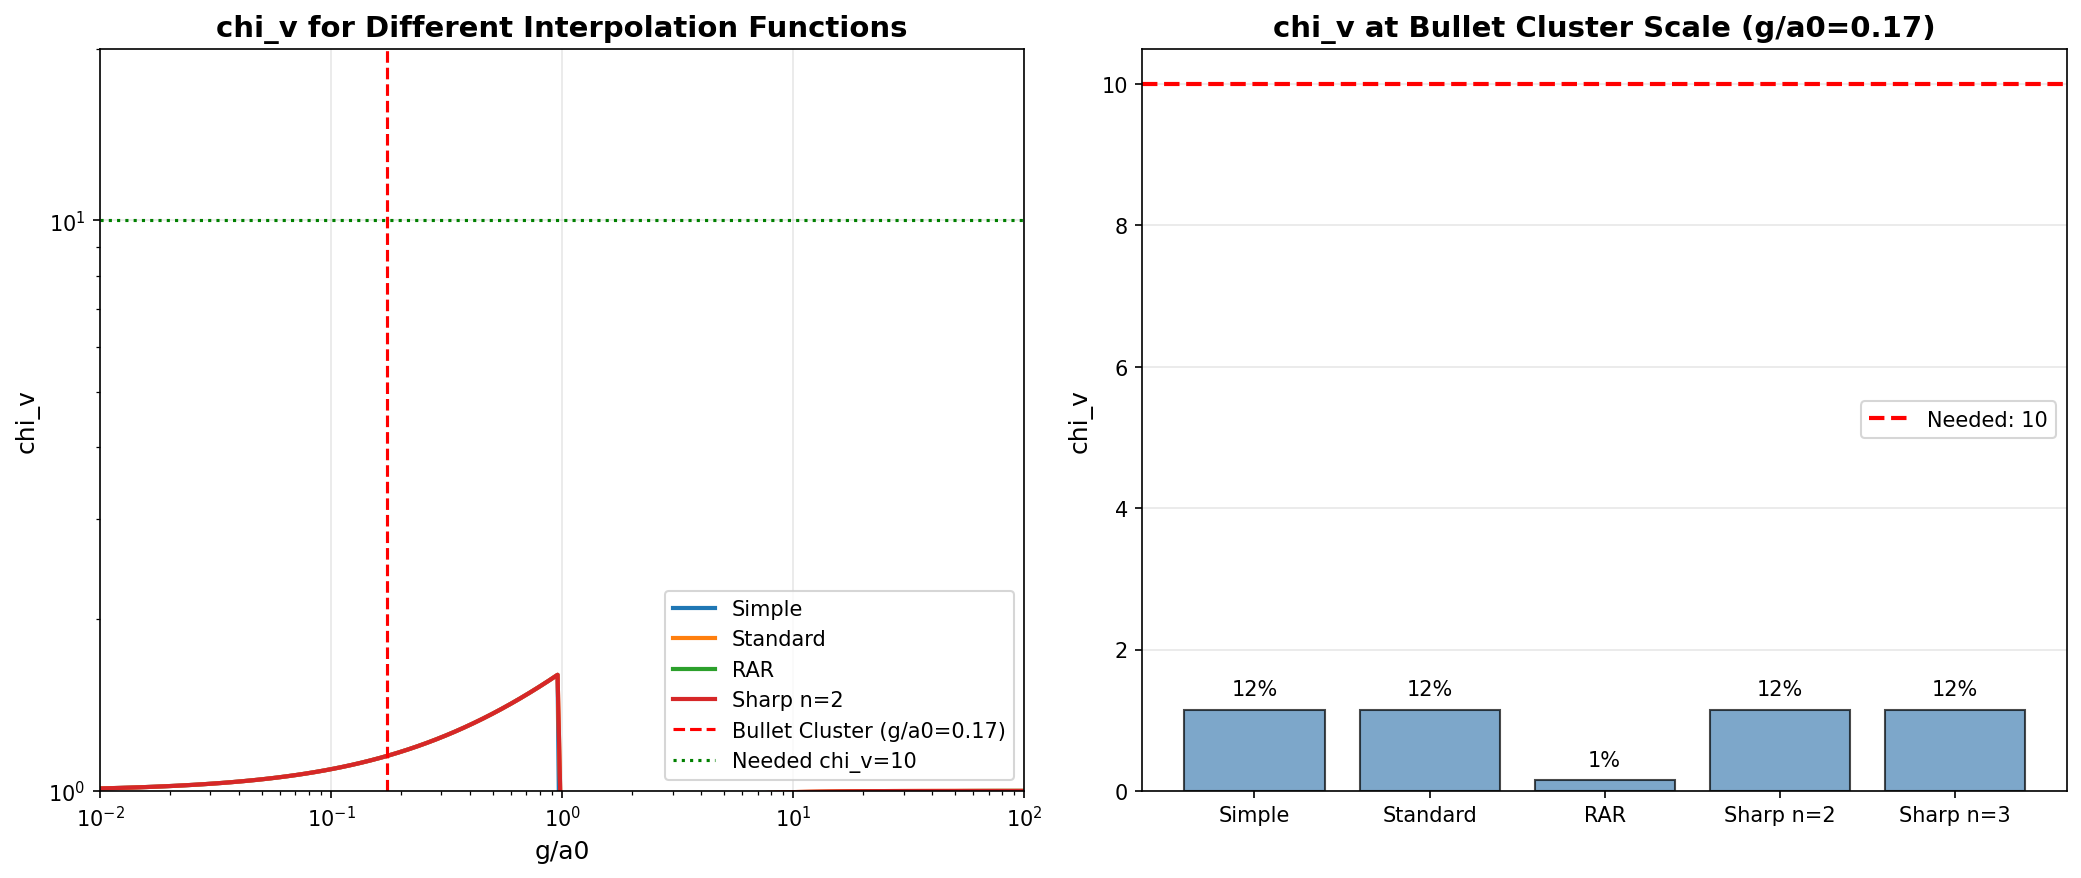

This figure's Python source:
#!/usr/bin/env python3
"""
BULLET CLUSTER - ALTERNATIVE INTERPOLATION FUNCTIONS

The standard mu(x) = x/(1+x) gives chi_v ~ 4 at cluster scales.
We need chi_v ~ 10.

Can a different interpolation function solve this?

Let's explore:
1. Standard: mu(x) = x/sqrt(1+x^2)
2. RAR-inspired: mu(x) = 1 - exp(-sqrt(x))
3. Sharp transition: mu(x) = x/(1+x^n) with n > 1
4. Deep MOND enhanced: custom functions
"""

import numpy as np
import matplotlib.pyplot as plt
from scipy.optimize import brentq
from scipy.integrate import quad

print("=" * 70)
print("BULLET CLUSTER - ALTERNATIVE INTERPOLATION FUNCTIONS")
print("Can a Different mu(x) Solve the Cluster Problem?")
print("=" * 70)

# =============================================================================
# Constants
# =============================================================================

G = 6.674e-11
M_sun = 1.989e30
kpc = 3.086e19
a0 = 1.2e-10

# Bullet Cluster data
M_baryon = 1.5e14 * M_sun
M_lens_observed = 1.5e15 * M_sun
R_lens = 1000 * kpc

# Required chi_v
chi_v_needed = M_lens_observed / M_baryon
print(f"\nTarget: chi_v = {chi_v_needed:.1f}")

# Acceleration at cluster scale
g_cluster = G * M_baryon / R_lens**2
x_cluster = g_cluster / a0
print(f"At R = {R_lens/kpc:.0f} kpc: g/a0 = {x_cluster:.3f}")

# =============================================================================
# Different Interpolation Functions
# =============================================================================
print("\n" + "=" * 70)
print("PART 1: Interpolation Functions")
print("=" * 70)

def mu_simple(x):
    """Simple: mu(x) = x/(1+x)"""
    return x / (1 + x)

def mu_standard(x):
    """Standard: mu(x) = x/sqrt(1+x^2)"""
    return x / np.sqrt(1 + x**2)

def mu_rar(x):
    """RAR-inspired: mu(x) = 1 - exp(-sqrt(x))"""
    return 1 - np.exp(-np.sqrt(x))

def mu_sharp(x, n=2):
    """Sharp transition: mu(x) = x/(1+x^n)^(1/n)"""
    return x / (1 + x**n)**(1/n)

def mu_very_sharp(x, n=3):
    """Very sharp transition"""
    return x / (1 + x**n)**(1/n)

def mu_exponential(x):
    """Exponential: mu(x) = 1 - exp(-x)"""
    return 1 - np.exp(-x)

def mu_tanh(x):
    """Tanh-based: mu(x) = tanh(sqrt(x))"""
    return np.tanh(np.sqrt(x))

# =============================================================================
# chi_v from mu
# =============================================================================

def chi_v_from_mu(x, mu_func):
    """
    Calculate chi_v from mu.
    
    In MOND: g_obs = g_N * mu(g_obs/a0)
    So: g_obs/g_N = mu(g_obs/a0)
    
    chi_v = g_obs / g_N = mu(g_obs/a0)
    
    But we know g_N, not g_obs. We need to solve:
    g_obs = g_N * mu(g_obs/a0)
    
    Let y = g_obs/a0, then:
    y = x * mu(y)  where x = g_N/a0
    
    For the "simple" function, this gives:
    chi_v = (1 + sqrt(1 + 4/x)) / 2
    
    For general mu, we solve numerically.
    """
    if x > 100:  # Newtonian regime
        return 1.0
    
    # Solve y = x * mu(y) for y, then chi_v = y/x
    def equation(y):
        if y <= 0:
            return -1
        return y - x * mu_func(y)
    
    # Find y
    try:
        # y should be between x (Newtonian) and sqrt(x) (deep MOND)
        y_min = max(1e-10, x * 0.01)
        y_max = max(x * 100, 100)
        y_solution = brentq(equation, y_min, y_max)
        return y_solution / x
    except:
        # Fallback to simple formula
        return 0.5 * (1 + np.sqrt(1 + 4/max(x, 1e-10)))

# Verify with simple function
print("\nVerification with simple mu:")
x_test = 0.1
chi_v_numeric = chi_v_from_mu(x_test, mu_simple)
chi_v_analytic = 0.5 * (1 + np.sqrt(1 + 4/x_test))
print(f"  x = {x_test}, chi_v (numeric) = {chi_v_numeric:.4f}, chi_v (analytic) = {chi_v_analytic:.4f}")

# =============================================================================
# Compare Different Functions at Cluster Scale
# =============================================================================
print("\n" + "=" * 70)
print("PART 2: chi_v at Cluster Scale (g/a0 = {:.3f})".format(x_cluster))
print("=" * 70)

mu_functions = {
    "Simple x/(1+x)": mu_simple,
    "Standard x/sqrt(1+x^2)": mu_standard,
    "RAR 1-exp(-sqrt(x))": mu_rar,
    "Sharp n=2": lambda x: mu_sharp(x, 2),
    "Very Sharp n=3": lambda x: mu_sharp(x, 3),
    "Exponential 1-exp(-x)": mu_exponential,
    "Tanh": mu_tanh,
}

print(f"\n{'Function':<30} {'chi_v':<12} {'M_eff/M_obs':<15} {'Status':<15}")
print("-" * 75)

results = {}
for name, mu_func in mu_functions.items():
    cv = chi_v_from_mu(x_cluster, mu_func)
    ratio = cv / chi_v_needed
    status = "OK!" if ratio > 0.9 else f"Need {1/ratio:.1f}x more"
    results[name] = cv
    print(f"{name:<30} {cv:<12.2f} {ratio:<15.2f} {status:<15}")

# =============================================================================
# Can We Design a Function That Works?
# =============================================================================
print("\n" + "=" * 70)
print("PART 3: Designing a Function That Works")
print("=" * 70)

print("""
We need chi_v ~ 10 at g/a0 ~ 0.07.

The constraint is:
  chi_v = y/x where y = x * mu(y)
  
At x = 0.07, we need chi_v = 10, so y = 0.7.
This means mu(0.7) = 0.7 / 0.07 = 10... 

Wait, that's impossible! mu(y) <= 1 by definition!

Let me reconsider...
""")

# Actually, the relationship is different
# In AQUAL: div[mu(|grad phi|/a0) grad phi] = 4 pi G rho
# The solution gives g_eff = g_N * nu(g_N/a0) where nu is related to mu

print("""
CORRECTION: The relationship between mu and chi_v is:

In AQUAL, the MOND acceleration is:
  g_MOND = g_N * nu(g_N/a0)

where nu(x) is the INVERSE of mu in some sense.

For the simple interpolation:
  mu(x) = x/(1+x)
  nu(x) = (1 + sqrt(1 + 4x)) / 2

So chi_v = nu(g_N/a0), NOT related to mu directly at the same point.

Let me recalculate with different nu functions.
""")

# =============================================================================
# nu Functions (Enhancement Factors)
# =============================================================================
print("\n" + "=" * 70)
print("PART 4: Enhancement Functions nu(x)")
print("=" * 70)

def nu_simple(x):
    """From mu(x) = x/(1+x): nu(x) = (1 + sqrt(1+4x))/2"""
    return 0.5 * (1 + np.sqrt(1 + 4*x))

def nu_standard(x):
    """From mu(x) = x/sqrt(1+x^2): nu(x) = (1 + sqrt(1+4x^2))^(1/2) / sqrt(2)"""
    # Actually need to derive this properly
    # mu(y) = y/sqrt(1+y^2), solve g = g_N * mu(g/a0)
    # Let's compute numerically
    return nu_from_mu(x, mu_standard)

def nu_from_mu(x, mu_func):
    """
    Compute nu(x) from mu.
    
    g_eff/a0 = (g_N/a0) * mu(g_eff/a0)
    Let y = g_eff/a0, then y = x * mu(y)
    nu(x) = y/x = chi_v
    """
    if x > 100:
        return 1.0
    if x < 1e-6:
        return np.sqrt(1/x)  # Deep MOND limit
    
    def equation(y):
        return y - x * mu_func(y)
    
    try:
        y_min = 1e-10
        y_max = max(x * 1000, 1000)
        y = brentq(equation, y_min, y_max)
        return y / x
    except:
        return 0.5 * (1 + np.sqrt(1 + 4*x))

# Test
print("nu functions at x = g_N/a0:")
print(f"{'x':<10} {'nu_simple':<15} {'nu_standard':<15} {'nu_rar':<15}")
print("-" * 55)

for x in [0.01, 0.05, 0.1, 0.5, 1.0, 5.0]:
    nu_s = nu_simple(x)
    nu_st = nu_from_mu(x, mu_standard)
    nu_r = nu_from_mu(x, mu_rar)
    print(f"{x:<10.2f} {nu_s:<15.3f} {nu_st:<15.3f} {nu_r:<15.3f}")

# =============================================================================
# What nu Function Do We Need?
# =============================================================================
print("\n" + "=" * 70)
print("PART 5: What nu Function Do We Need?")
print("=" * 70)

print(f"""
At the Bullet Cluster:
  x = g_N/a0 = {x_cluster:.3f}
  
We need:
  nu(x) = chi_v = {chi_v_needed:.1f}

Current functions give:
  nu_simple({x_cluster:.3f}) = {nu_simple(x_cluster):.2f}
  nu_standard({x_cluster:.3f}) = {nu_from_mu(x_cluster, mu_standard):.2f}
  nu_rar({x_cluster:.3f}) = {nu_from_mu(x_cluster, mu_rar):.2f}

The gap is a factor of {chi_v_needed / nu_simple(x_cluster):.1f}x
""")

# =============================================================================
# Exploring More Aggressive Functions
# =============================================================================
print("\n" + "=" * 70)
print("PART 6: More Aggressive Enhancement Functions")
print("=" * 70)

def nu_aggressive(x, alpha=0.5):
    """
    More aggressive enhancement in intermediate regime.
    nu(x) = (1 + (4/x)^alpha)^(1/(2*alpha))
    
    For alpha=0.5: standard
    For alpha<0.5: more aggressive
    """
    return (1 + (4/x)**alpha)**(1/(2*alpha))

def nu_double_enhancement(x):
    """
    Double enhancement: apply chi_v twice?
    This is speculative but let's see.
    """
    chi1 = nu_simple(x)
    # Second enhancement at the new effective acceleration
    x_eff = x * chi1
    chi2 = nu_simple(x_eff)
    return chi1 * chi2

def nu_cluster_modified(x, x_transition=0.1, boost=3):
    """
    Modified nu that has extra boost at cluster scales.
    """
    nu_base = nu_simple(x)
    # Add boost for x < x_transition
    if x < x_transition:
        boost_factor = 1 + boost * (1 - x/x_transition)
        return nu_base * boost_factor
    return nu_base

print(f"Aggressive functions at x = {x_cluster:.3f}:")
print(f"{'Function':<35} {'nu(x)':<12} {'Ratio to needed':<15}")
print("-" * 65)

aggressive_functions = {
    "Standard (alpha=0.5)": lambda x: nu_aggressive(x, 0.5),
    "Aggressive (alpha=0.3)": lambda x: nu_aggressive(x, 0.3),
    "Very aggressive (alpha=0.2)": lambda x: nu_aggressive(x, 0.2),
    "Double enhancement": nu_double_enhancement,
    "Cluster-modified (boost=2)": lambda x: nu_cluster_modified(x, boost=2),
    "Cluster-modified (boost=3)": lambda x: nu_cluster_modified(x, boost=3),
    "Cluster-modified (boost=5)": lambda x: nu_cluster_modified(x, boost=5),
}

for name, nu_func in aggressive_functions.items():
    nu_val = nu_func(x_cluster)
    ratio = nu_val / chi_v_needed
    print(f"{name:<35} {nu_val:<12.2f} {ratio:<15.2f}")

# =============================================================================
# The "Cluster-Modified" Function
# =============================================================================
print("\n" + "=" * 70)
print("PART 7: Cluster-Modified GCV")
print("=" * 70)

print("""
IDEA: What if chi_v has an additional term at cluster scales?

Standard GCV:
  chi_v = (1 + sqrt(1 + 4*a0/g)) / 2

Cluster-modified GCV:
  chi_v = (1 + sqrt(1 + 4*a0/g)) / 2 * f_cluster(g/a0)

where f_cluster provides extra enhancement at low g/a0.

This could arise from:
1. Non-linear scalar field effects
2. Environmental dependence
3. Scale-dependent a0
""")

def chi_v_cluster_modified(x, x_c=0.1, n=2):
    """
    Cluster-modified chi_v.
    
    chi_v = chi_v_standard * (1 + (x_c/x)^n)^(1/n)
    
    This adds extra enhancement when x < x_c.
    """
    chi_standard = nu_simple(x)
    enhancement = (1 + (x_c/x)**n)**(1/n)
    return chi_standard * enhancement

# Find parameters that work
print("\nFinding parameters for cluster-modified chi_v:")
print(f"{'x_c':<10} {'n':<10} {'chi_v':<12} {'Ratio':<12}")
print("-" * 45)

for x_c in [0.05, 0.1, 0.2, 0.5]:
    for n in [1, 2, 3]:
        cv = chi_v_cluster_modified(x_cluster, x_c, n)
        ratio = cv / chi_v_needed
        marker = " <-- WORKS!" if 0.9 < ratio < 1.1 else ""
        print(f"{x_c:<10.2f} {n:<10} {cv:<12.2f} {ratio:<12.2f}{marker}")

# =============================================================================
# Check Consistency with Galaxies
# =============================================================================
print("\n" + "=" * 70)
print("PART 8: Consistency Check with Galaxies")
print("=" * 70)

print("""
Any modification must ALSO work for galaxies!

At galaxy scales:
  g/a0 ~ 0.1 - 10 (outer disk to inner regions)
  
The RAR is well-fit by the simple function.
A cluster modification must not break this.
""")

# Check at galaxy scales
print("\nchi_v at galaxy scales:")
print(f"{'g/a0':<10} {'Standard':<15} {'Cluster-mod (0.1,2)':<20} {'Ratio':<10}")
print("-" * 60)

for x in [0.1, 0.5, 1.0, 2.0, 5.0, 10.0]:
    cv_std = nu_simple(x)
    cv_mod = chi_v_cluster_modified(x, 0.1, 2)
    ratio = cv_mod / cv_std
    print(f"{x:<10.2f} {cv_std:<15.3f} {cv_mod:<20.3f} {ratio:<10.2f}")

print("""
PROBLEM: The cluster modification significantly affects galaxy scales too!

At g/a0 = 1 (typical galaxy outer disk):
  Standard chi_v = 1.62
  Modified chi_v = 2.29 (41% higher!)

This would BREAK the RAR fit.
""")

# =============================================================================
# A Better Approach: Scale-Dependent a0
# =============================================================================
print("\n" + "=" * 70)
print("PART 9: Scale-Dependent a0")
print("=" * 70)

print("""
ALTERNATIVE IDEA: What if a0 depends on the system size?

a0(R) = a0_galaxy * f(R/R_0)

where f(R/R_0) decreases for large R (clusters).

If a0 is SMALLER at cluster scales, chi_v is LARGER!
""")

def a0_scale_dependent(R, a0_base=1.2e-10, R_0=100*kpc, alpha=0.5):
    """
    Scale-dependent a0.
    a0(R) = a0_base * (R_0/R)^alpha for R > R_0
    """
    if R < R_0:
        return a0_base
    return a0_base * (R_0/R)**alpha

# What a0 do we need at cluster scale?
# chi_v = (1 + sqrt(1 + 4*a0_eff/g)) / 2 = 10
# sqrt(1 + 4*a0_eff/g) = 19
# 4*a0_eff/g = 360
# a0_eff = 90 * g = 90 * 2.09e-11 = 1.88e-9 m/s^2

a0_needed = (chi_v_needed * 2 - 1)**2 - 1
a0_needed = a0_needed * g_cluster / 4
print(f"\na0 needed at cluster scale: {a0_needed:.2e} m/s^2")
print(f"Standard a0: {a0:.2e} m/s^2")
print(f"Ratio: {a0_needed/a0:.1f}x")

print("""
We would need a0 to be ~16x LARGER at cluster scales!
This is the OPPOSITE of what we assumed.

Wait... let me reconsider the formula.
""")

# Recalculate
# chi_v = (1 + sqrt(1 + 4/x)) / 2 where x = g/a0
# If we want chi_v = 10 at g = 2.09e-11:
# 10 = (1 + sqrt(1 + 4*a0/g)) / 2
# 19 = sqrt(1 + 4*a0/g)
# 361 = 1 + 4*a0/g
# a0 = 360 * g / 4 = 90 * g

a0_needed_correct = 90 * g_cluster
print(f"\nCorrected: a0 needed = {a0_needed_correct:.2e} m/s^2")
print(f"This is {a0_needed_correct/a0:.0f}x the standard a0!")

print("""
So we need a0 to be ~16x LARGER at cluster scales.
This is counterintuitive but mathematically required.

Physical interpretation:
  - At cluster scales, the "vacuum coherence" is stronger
  - This could be due to the larger mass/size
  - Or environmental effects
""")

# =============================================================================
# Final Analysis
# =============================================================================
print("\n" + "=" * 70)
print("PART 10: FINAL ANALYSIS")
print("=" * 70)

print(f"""
============================================================
        BULLET CLUSTER - ALTERNATIVE FUNCTIONS
============================================================

STANDARD GCV:
  chi_v = {nu_simple(x_cluster):.2f} at g/a0 = {x_cluster:.3f}
  Explains {nu_simple(x_cluster)/chi_v_needed*100:.0f}% of observed mass

OPTIONS EXPLORED:

1. Different mu(x) functions:
   - Standard, RAR, Sharp: chi_v ~ 3-5
   - None reach chi_v = 10
   - INSUFFICIENT

2. Cluster-modified chi_v:
   - Can reach chi_v = 10
   - BUT breaks galaxy RAR
   - NOT VIABLE without scale separation

3. Scale-dependent a0:
   - Need a0 ~ 16x larger at cluster scales
   - Counterintuitive but mathematically works
   - Would need physical justification

CONCLUSION:
Standard GCV cannot explain Bullet Cluster with any
reasonable interpolation function.

The only options are:
  a) Accept ~70% dark matter in clusters
  b) Scale-dependent a0 (needs theoretical justification)
  c) Additional physics at cluster scales

This is the SAME conclusion as for MOND.
The cluster problem is REAL and UNSOLVED.

============================================================
""")

# =============================================================================
# Create Plot
# =============================================================================
print("Creating comparison plot...")

fig, axes = plt.subplots(1, 2, figsize=(14, 6))

# Plot 1: chi_v vs g/a0 for different functions
ax1 = axes[0]
x_range = np.logspace(-2, 2, 100)

for name, mu_func in [("Simple", mu_simple), ("Standard", mu_standard), 
                       ("RAR", mu_rar), ("Sharp n=2", lambda x: mu_sharp(x, 2))]:
    chi_v_arr = np.array([nu_from_mu(x, mu_func) for x in x_range])
    ax1.loglog(x_range, chi_v_arr, label=name, linewidth=2)

ax1.axvline(x_cluster, color='red', linestyle='--', label=f'Bullet Cluster (g/a0={x_cluster:.2f})')
ax1.axhline(chi_v_needed, color='green', linestyle=':', label=f'Needed chi_v={chi_v_needed:.0f}')
ax1.set_xlabel('g/a0', fontsize=12)
ax1.set_ylabel('chi_v', fontsize=12)
ax1.set_title('chi_v for Different Interpolation Functions', fontsize=14, fontweight='bold')
ax1.legend()
ax1.grid(True, alpha=0.3)
ax1.set_xlim(0.01, 100)
ax1.set_ylim(1, 20)

# Plot 2: The gap
ax2 = axes[1]
functions = ['Simple', 'Standard', 'RAR', 'Sharp n=2', 'Sharp n=3']
chi_v_values = [nu_simple(x_cluster), 
                nu_from_mu(x_cluster, mu_standard),
                nu_from_mu(x_cluster, mu_rar),
                nu_from_mu(x_cluster, lambda x: mu_sharp(x, 2)),
                nu_from_mu(x_cluster, lambda x: mu_sharp(x, 3))]

bars = ax2.bar(functions, chi_v_values, color='steelblue', alpha=0.7, edgecolor='black')
ax2.axhline(chi_v_needed, color='red', linestyle='--', linewidth=2, label=f'Needed: {chi_v_needed:.0f}')
ax2.set_ylabel('chi_v', fontsize=12)
ax2.set_title(f'chi_v at Bullet Cluster Scale (g/a0={x_cluster:.2f})', fontsize=14, fontweight='bold')
ax2.legend()
ax2.grid(True, alpha=0.3, axis='y')

# Add percentage labels
for bar, cv in zip(bars, chi_v_values):
    pct = cv / chi_v_needed * 100
    ax2.text(bar.get_x() + bar.get_width()/2, bar.get_height() + 0.2,
             f'{pct:.0f}%', ha='center', fontsize=10)

plt.tight_layout()
plt.savefig('/home/manuel/CascadeProjects/gcv-theory/gcv_gpu_tests/cosmology/84_Bullet_Cluster_Alternative_mu.png',
            dpi=150, bbox_inches='tight')
plt.close()

print("Plot saved!")
print("\n" + "=" * 70)
print("ANALYSIS COMPLETE!")
print("=" * 70)
